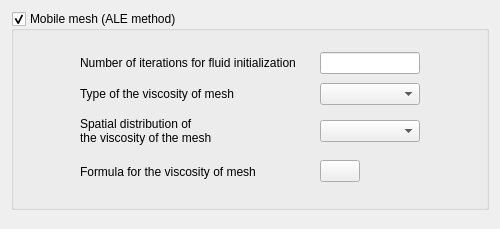
<ui version="4.0" >
 <class>MobileMeshForm</class>
 <widget class="QWidget" name="MobileMeshForm" >
  <property name="geometry" >
   <rect>
    <x>0</x>
    <y>0</y>
    <width>500</width>
    <height>229</height>
   </rect>
  </property>
  <property name="windowTitle" >
   <string>Form</string>
  </property>
  <layout class="QGridLayout" name="gridLayout_3" >
   <item row="0" column="0" >
    <widget class="QGroupBox" name="groupBoxALE" >
     <property name="enabled" >
      <bool>true</bool>
     </property>
     <property name="acceptDrops" >
      <bool>false</bool>
     </property>
     <property name="autoFillBackground" >
      <bool>false</bool>
     </property>
     <property name="title" >
      <string>Mobile mesh (ALE method)</string>
     </property>
     <property name="flat" >
      <bool>false</bool>
     </property>
     <property name="checkable" >
      <bool>true</bool>
     </property>
     <layout class="QGridLayout" name="gridLayout_2" >
      <item row="0" column="0" >
       <widget class="QFrame" name="frame" >
        <property name="frameShape" >
         <enum>QFrame::NoFrame</enum>
        </property>
        <property name="frameShadow" >
         <enum>QFrame::Raised</enum>
        </property>
        <layout class="QHBoxLayout" name="horizontalLayout" >
         <item>
          <spacer>
           <property name="orientation" >
            <enum>Qt::Horizontal</enum>
           </property>
           <property name="sizeHint" stdset="0" >
            <size>
             <width>10</width>
             <height>140</height>
            </size>
           </property>
          </spacer>
         </item>
         <item>
          <layout class="QGridLayout" name="gridLayout" >
           <item row="0" column="0" >
            <widget class="QLabel" name="labelNALINF" >
             <property name="toolTip" >
              <string>Code_Saturne key word: NALINF</string>
             </property>
             <property name="text" >
              <string>Number of iterations for fluid initialization</string>
             </property>
            </widget>
           </item>
           <item row="0" column="1" >
            <spacer>
             <property name="orientation" >
              <enum>Qt::Horizontal</enum>
             </property>
             <property name="sizeHint" stdset="0" >
              <size>
               <width>13</width>
               <height>22</height>
              </size>
             </property>
            </spacer>
           </item>
           <item row="0" column="2" colspan="2" >
            <widget class="QLineEdit" name="lineEditNALINF" >
             <property name="maximumSize" >
              <size>
               <width>100</width>
               <height>16777215</height>
              </size>
             </property>
             <property name="toolTip" >
              <string>Code_Saturne key word: NALINF</string>
             </property>
            </widget>
           </item>
           <item row="1" column="0" >
            <widget class="QLabel" name="labelVISCOSITY" >
             <property name="toolTip" >
              <string>Code_Saturne key word: IORTVM</string>
             </property>
             <property name="text" >
              <string>Type of the viscosity of mesh</string>
             </property>
            </widget>
           </item>
           <item row="1" column="1" >
            <spacer>
             <property name="orientation" >
              <enum>Qt::Horizontal</enum>
             </property>
             <property name="sizeHint" stdset="0" >
              <size>
               <width>13</width>
               <height>21</height>
              </size>
             </property>
            </spacer>
           </item>
           <item row="1" column="2" colspan="2" >
            <widget class="QComboBox" name="comboBoxVISCOSITY" >
             <property name="minimumSize" >
              <size>
               <width>100</width>
               <height>0</height>
              </size>
             </property>
             <property name="maximumSize" >
              <size>
               <width>100</width>
               <height>16777215</height>
              </size>
             </property>
             <property name="toolTip" >
              <string>Code_Saturne key word: IORTVM</string>
             </property>
            </widget>
           </item>
           <item row="2" column="0" >
            <widget class="QLabel" name="labelUSVISMA" >
             <property name="toolTip" >
              <string>Code_Saturne key word: EPALIM</string>
             </property>
             <property name="text" >
              <string>Spatial distribution of
the viscosity of the mesh</string>
             </property>
            </widget>
           </item>
           <item row="2" column="1" >
            <spacer>
             <property name="orientation" >
              <enum>Qt::Horizontal</enum>
             </property>
             <property name="sizeHint" stdset="0" >
              <size>
               <width>13</width>
               <height>34</height>
              </size>
             </property>
            </spacer>
           </item>
           <item row="2" column="2" colspan="2" >
            <widget class="QComboBox" name="comboBoxMEI" />
           </item>
           <item row="3" column="0" >
            <widget class="QLabel" name="label" >
             <property name="text" >
              <string>Formula for the viscosity of mesh</string>
             </property>
            </widget>
           </item>
           <item row="3" column="1" >
            <spacer name="horizontalSpacer" >
             <property name="orientation" >
              <enum>Qt::Horizontal</enum>
             </property>
             <property name="sizeHint" stdset="0" >
              <size>
               <width>18</width>
               <height>29</height>
              </size>
             </property>
            </spacer>
           </item>
           <item row="3" column="2" >
            <widget class="QPushButton" name="pushButtonFormula" >
             <property name="text" >
              <string/>
             </property>
             <property name="icon" >
              <iconset resource="resources_pages.qrc" >
               <normaloff>:/new/prefix1/icons/22x22/edit-find-replace.png</normaloff>:/new/prefix1/icons/22x22/edit-find-replace.png</iconset>
             </property>
             <property name="iconSize" >
              <size>
               <width>22</width>
               <height>22</height>
              </size>
             </property>
            </widget>
           </item>
           <item row="3" column="3" >
            <spacer name="horizontalSpacer_2" >
             <property name="orientation" >
              <enum>Qt::Horizontal</enum>
             </property>
             <property name="sizeHint" stdset="0" >
              <size>
               <width>13</width>
               <height>20</height>
              </size>
             </property>
            </spacer>
           </item>
          </layout>
         </item>
         <item>
          <spacer>
           <property name="orientation" >
            <enum>Qt::Horizontal</enum>
           </property>
           <property name="sizeHint" stdset="0" >
            <size>
             <width>10</width>
             <height>140</height>
            </size>
           </property>
          </spacer>
         </item>
        </layout>
       </widget>
      </item>
     </layout>
    </widget>
   </item>
   <item row="1" column="0" >
    <spacer>
     <property name="orientation" >
      <enum>Qt::Vertical</enum>
     </property>
     <property name="sizeHint" stdset="0" >
      <size>
       <width>16</width>
       <height>16</height>
      </size>
     </property>
    </spacer>
   </item>
  </layout>
 </widget>
 <resources>
  <include location="resources_pages.qrc" />
 </resources>
 <connections/>
</ui>
